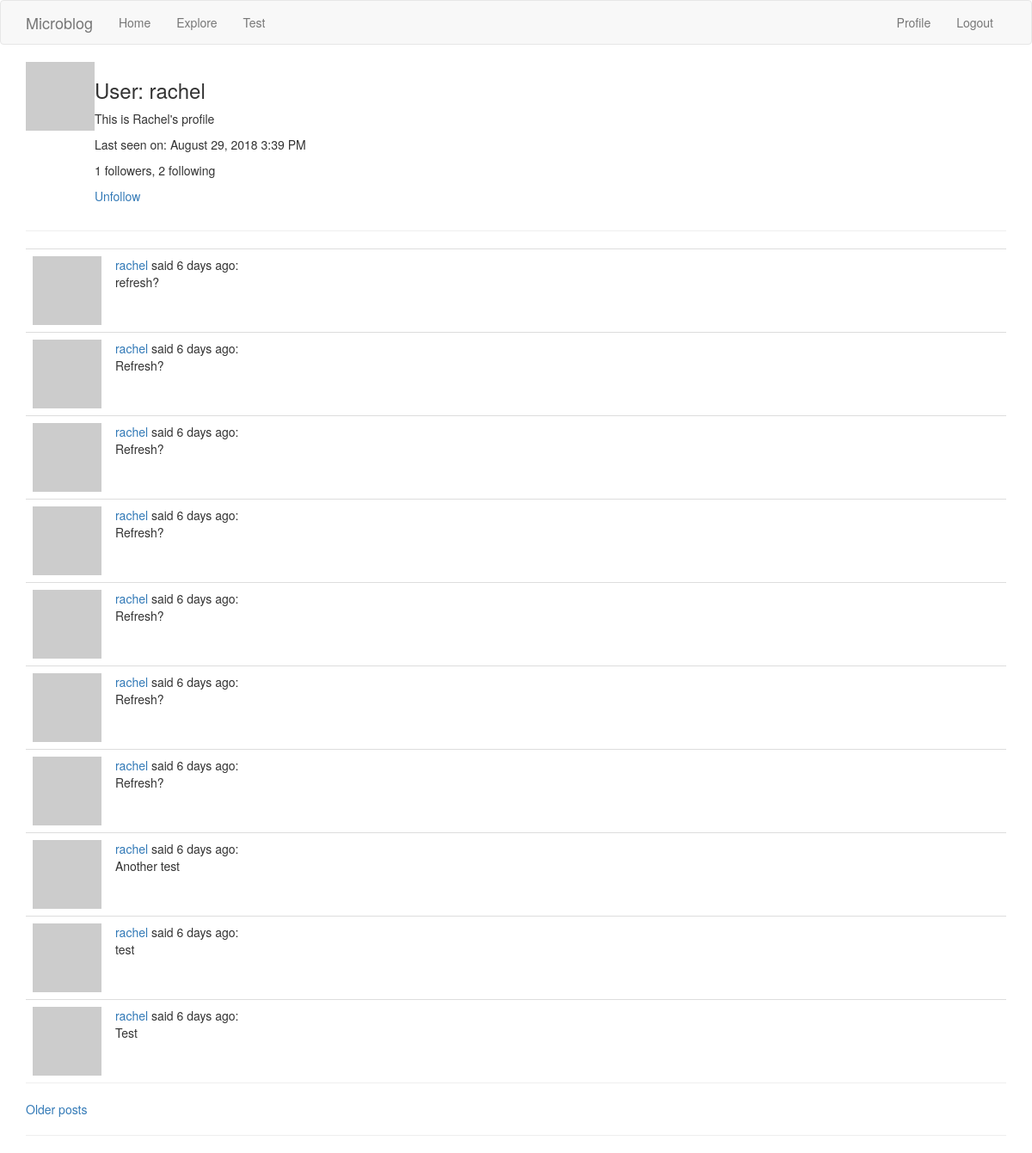
Page /user/rachel (signed in) on the committed database.
### app/models.py (models this page shows, shortened)
class User(UserMixin, db.Model):
    id = db.Column(db.Integer, primary_key=True)
    username = db.Column(db.String(64), index=True, unique=True)
    email = db.Column(db.String(120), index=True, unique=True)
    pw_hash = db.Column(db.String(128))
    about_me = db.Column(db.String(140))
    datetime_joined = db.Column(db.DateTime, default=datetime.utcnow)
    datetime_last_seen = db.Column(db.DateTime, default=datetime.utcnow)
    posts = db.relationship('Post', backref='author', lazy='dynamic')
    followed = db.relationship(
        'User', # Self-referential
        secondary=followers, # Association table defined above
        primaryjoin=(followers.c.follower_id == id), # How left-side entity is linked: User's `id` matches the `follower_id` field of the association table
        secondaryjoin=(followers.c.followed_id == id), # How the right-side entity (followed user) is linked.
        backref=db.backref('followers', lazy='dynamic'), # How this relationship will be accessed from the right-side entity (followed)
        lazy='dynamic' # `dynamic` sets up the query to not run until specifically requested
    )
    def avatar(self, size):
        digest = md5(self.email.lower().encode('utf-8')).hexdigest()
        return 'https://www.gravatar.com/avatar/{}?d=identicon&s={}'.format(digest, size)
    def is_following(self, user):
        return self.followed.filter(
            followers.c.followed_id == user.id).count() > 0

class Post(db.Model):
    id = db.Column(db.Integer, primary_key=True)
    body = db.Column(db.String(140))
    timestamp = db.Column(db.DateTime, index=True, default=datetime.utcnow)
    user_id = db.Column(db.Integer, db.ForeignKey('user.id'))

### app/routes.py (the view)
@application.route('/user/<username>')
@login_required
def user(username):
    user = User.query.filter_by(username=username).first_or_404()
    page = request.args.get('page', 1, type=int)
    posts = user.posts.order_by(Post.timestamp.desc()).paginate(
        page, application.config['POSTS_PER_PAGE'], False)
    next_url = url_for('user', username=user.username, page=posts.next_num) if posts.has_next else None
    prev_url = url_for('user', username=user.username, page=posts.prev_num) if posts.has_prev else None
    return render_template('user.html', user=user, posts=posts.items, next_url=next_url, prev_url=prev_url)

### app/models.py (called while the page is built)
@login.user_loader
def load_user(id):
    return User.query.get(int(id))

### app/routes.py (called while the page is built)
@application.before_request
def before_request():
    if current_user.is_authenticated:
        current_user.datetime_last_seen = datetime.utcnow()
        db.session.commit()

### app/templates/user.html (shortened to what this page needs)
{% extends "base.html" %}
{% block app_content %}
  <table>
    <tr valign="top">
      <td><img src="{{ user.avatar(64) }}"></td>
      <td>
        <h3>User: {{ user.username }}</h3>
        {% if user.about_me %}<p>{{ user.about_me }}</p>{% endif %}
        {% if user.datetime_last_seen %}<p>Last seen on: {{ moment(user.datetime_last_seen).format('LLL') }}</p>{% endif %}
        <p>{{ user.followers.count() }} followers, {{ user.followed.count() }} following</p>
        {% if user == current_user %}
        <p><a href="{{ url_for('edit_profile') }}">Edit profile</a></p>
        {% elif not current_user.is_following(user) %}
        <p><a href="{{ url_for('follow', username=user.username) }}">Follow</a><p>
        {% else %}
        <p><a href="{{ url_for('unfollow', username=user.username) }}">Unfollow</a><p>
        {% endif %}
      </td>
    </tr>
  </table>
  <hr>
  {% for post in posts %}
    {% include '_post.html' %}
  {% endfor %}
  <hr style="margin-top: 0 !important;">
  {% if next_url %}<a href="{{ next_url }}">Older posts</a>{% endif %}
{% endblock %}

### app/templates/_post.html
<table class="table table-hover" style="margin-bottom: 0 !important;">
  <tr>
    <td width="30px">
      <a href="{{ url_for('user', username=post.author.username) }}">
        <img src="{{ post.author.avatar(16) }}">
      </a>
    </td>
    <td>
      <a href="{{ url_for('user', username=post.author.username) }}">
        {{ post.author.username }}
      </a> said {{ moment(post.timestamp).fromNow() }}:
      <br>{{ post.body }}
    </td>
  </tr>
</table>

### rows in the picture
User: username "rachel", about_me "This is Rachel's profile", datetime_last_seen "August 29, 2018 3:39 PM"
Post: author.username "rachel", timestamp "6 days ago", body "refresh?"
Post: author.username "rachel", timestamp "6 days ago", body "Refresh?"
Post: author.username "rachel", timestamp "6 days ago", body "Refresh?"
Post: author.username "rachel", timestamp "6 days ago", body "Refresh?"
Post: author.username "rachel", timestamp "6 days ago", body "Refresh?"
Post: author.username "rachel", timestamp "6 days ago", body "Refresh?"
Post: author.username "rachel", timestamp "6 days ago", body "Refresh?"
Post: author.username "rachel", timestamp "6 days ago", body "Another test"
Post: author.username "rachel", timestamp "6 days ago", body "test"
Post: author.username "rachel", timestamp "6 days ago", body "Test"

### other values in the picture
{{ user.followers.count() }} "1"
{{ user.followed.count() }} "2"
